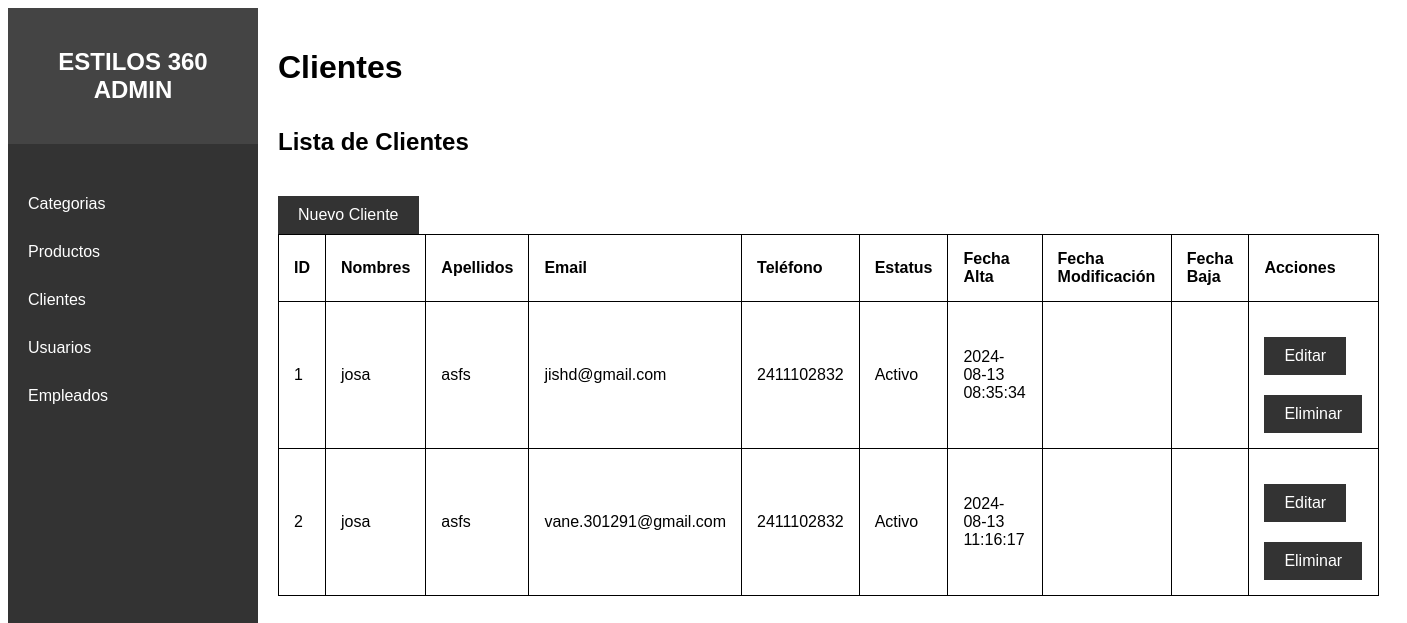
Screenshot of /admin/clientes.php with the database file from the repository.
### tables this page shows
CREATE TABLE `clientes` (
  `id` int(11) NOT NULL,
  `nombres` varchar(80) NOT NULL,
  `apellidos` varchar(80) NOT NULL,
  `email` varchar(50) NOT NULL,
  `telefono` varchar(20) NOT NULL,
  `estatus` tinyint(4) NOT NULL,
  `fecha_alta` datetime NOT NULL,
  `fecha_modifica` datetime DEFAULT NULL,
  `fecha_baja` datetime DEFAULT NULL
);

### admin/clientes.php (the view, shortened to what this page needs)
<?php
include 'db_config.php';
$sql = "SELECT * FROM clientes";
$result = $conn->query($sql);
?>
<!DOCTYPE html>
<html lang="es">
<head>
    <link rel="stylesheet" href="css/styless.css">
</head>
<body>
<?php include 'menu.php'; ?>
    <div class="main-content">
        <header>
            <h1>Clientes</h1>
        </header>
        <main>
            <h2>Lista de Clientes</h2>
            <a href="nuevo_cliente.php" class="button">Nuevo Cliente</a>
            <table>
                <thead>
                    <tr>
                        <th>ID</th>
                        <th>Nombres</th>
                        <th>Apellidos</th>
                        <th>Email</th>
                        <th>Teléfono</th>
                        <th>Estatus</th>
                        <th>Fecha Alta</th>
                        <th>Fecha Modificación</th>
                        <th>Fecha Baja</th>
                        <th>Acciones</th>
                    </tr>
                </thead>
                <tbody>
                    <?php
                    if ($result->num_rows > 0) {
                        while($row = $result->fetch_assoc()) {
                            echo "<tr>";
                            echo "<td>" . $row["id"] . "</td>";
                            echo "<td>" . $row["nombres"] . "</td>";
                            echo "<td>" . $row["apellidos"] . "</td>";
                            echo "<td>" . $row["email"] . "</td>";
                            echo "<td>" . $row["telefono"] . "</td>";
                            echo "<td>" . ($row["estatus"] ? 'Activo' : 'Inactivo') . "</td>";
                            echo "<td>" . $row["fecha_alta"] . "</td>";
                            echo "<td>" . $row["fecha_modifica"] . "</td>";
                            echo "<td>" . $row["fecha_baja"] . "</td>";
                            echo "<td>";
                            echo "<a href='editar_cliente.php?id=" . $row["id"] . "' class='button'>Editar</a> ";
                            echo "<a href='eliminar_cliente.php?id=" . $row["id"] . "' class='button' onclick='return confirm(\"¿Estás seguro de que deseas eliminar este cliente?\");'>Eliminar</a>";
                            echo "</td>";
                            echo "</tr>";
                        }
                    } else {
                        echo "<tr><td colspan='10'>No hay clientes disponibles</td></tr>";
                    }
                    ?>
                </tbody>
            </table>
        </main>
    </div>
</body>
</html>

### admin/css/styless.css (style rules this page uses)
body { display: flex; font-family: Arial, sans-serif; }
.main-content { margin-left: 250px; padding: 20px; flex-grow: 1; }
header { display: flex; justify-content: space-between; align-items: center; }
table { width: 100%; border-collapse: collapse; }
table, th, td { border: 1px solid black; }
th, td { padding: 15px; text-align: left; }
.button { display: inline-block; padding: 10px 20px; background-color: #333; color: #fff; text-decoration: none; margin-top: 20px; }

### rows the page displays
clientes: id "1", nombres "josa", apellidos "asfs", email "jishd@gmail.com", telefono "2411102832", estatus "Activo", fecha_alta "2024-08-13 08:35:34"
clientes: id "2", nombres "josa", apellidos "asfs", email "vane.301291@gmail.com", telefono "2411102832", estatus "Activo", fecha_alta "2024-08-13 11:16:17"
